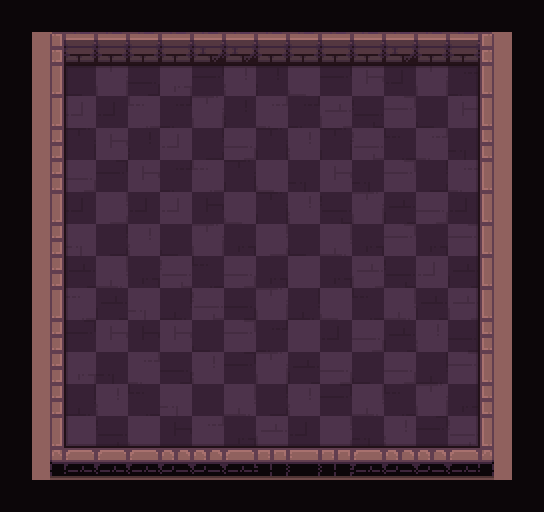

Tiled map render using the project's own tile images. Description and the map definition, with tile-layer contents summarised, below:
An orthogonal 17x16 tile map with 32x32 px tiles, 4 tile layers (path, types, ground, floor_shadow), 1 hidden layer not drawn and 57 objects (22x egg, 22x marker, 11x hero, frame, strategy).

<map version="1.2" tiledversion="2019.03.13" orientation="orthogonal" renderorder="right-down" width="17" height="16" tilewidth="32" tileheight="32" infinite="0" nextlayerid="323" nextobjectid="173">
 <tileset firstgid="1" name="tileset" tilewidth="32" tileheight="32" spacing="2" margin="1" tilecount="200" columns="10">
  <image source="tileset.png" trans="000000" width="340" height="680" />
  <terraintypes>
   <terrain name="floor" tile="79" />
   <terrain name="wall" tile="69" />
   <terrain name="hole" tile="78" />
   <terrain name="infected" tile="77" />
  </terraintypes>
 </tileset>
 <layer id="309" name="checkers" width="17" height="16" visible="0">
  <data>[272 cells, 136 non-empty, 1 distinct tile ids]</data>
 </layer>
 <objectgroup id="14" name="camera">
  <object id="12" name="frame" type="frame" x="50" y="32" width="443" height="429" />
  <object id="15" name="strategy" type="strategy" x="3" y="126">
   <point />
  </object>
 </objectgroup>
 <layer id="310" name="path" width="17" height="16">
  <data>[272 cells, 156 non-empty, 1 distinct tile ids]</data>
 </layer>
 <objectgroup id="2" name="objects">
  <object id="33" name="hero" type="hero" x="110" y="90">
   <properties>
    <property name="initialDirection" value="s" />
   </properties>
   <point />
  </object>
  <object id="34" name="hero" type="hero" x="143" y="87">
   <properties>
    <property name="initialDirection" value="s" />
   </properties>
   <point />
  </object>
  <object id="35" name="hero" type="hero" x="174" y="88">
   <properties>
    <property name="initialDirection" value="s" />
   </properties>
   <point />
  </object>
  <object id="36" name="hero" type="hero" x="207" y="88">
   <properties>
    <property name="initialDirection" value="s" />
   </properties>
   <point />
  </object>
  <object id="37" name="hero" type="hero" x="237" y="90">
   <properties>
    <property name="initialDirection" value="s" />
   </properties>
   <point />
  </object>
  <object id="38" name="hero" type="hero" x="271" y="86">
   <properties>
    <property name="initialDirection" value="s" />
   </properties>
   <point />
  </object>
  <object id="121" name="hero" type="hero" x="306" y="89">
   <properties>
    <property name="initialDirection" value="s" />
   </properties>
   <point />
  </object>
  <object id="122" name="hero" type="hero" x="339" y="89">
   <properties>
    <property name="initialDirection" value="s" />
   </properties>
   <point />
  </object>
  <object id="123" name="hero" type="hero" x="369" y="91">
   <properties>
    <property name="initialDirection" value="s" />
   </properties>
   <point />
  </object>
  <object id="124" name="hero" type="hero" x="403" y="87">
   <properties>
    <property name="initialDirection" value="s" />
   </properties>
   <point />
  </object>
  <object id="144" name="hero" type="hero" x="430" y="87">
   <properties>
    <property name="initialDirection" value="s" />
   </properties>
   <point />
  </object>
  <object id="145" name="egg" type="egg" x="112" y="117">
   <properties>
    <property name="value" value="3" />
   </properties>
   <point />
  </object>
  <object id="146" name="egg" type="egg" x="110" y="242">
   <properties>
    <property name="value" value="0" />
   </properties>
   <point />
  </object>
  <object id="147" name="egg" type="egg" x="111" y="273">
   <properties>
    <property name="value" value="1" />
   </properties>
   <point />
  </object>
  <object id="148" name="egg" type="egg" x="111" y="336">
   <properties>
    <property name="value" value="0" />
   </properties>
   <point />
  </object>
  <object id="125" name="egg" type="egg" x="142" y="154">
   <properties>
    <property name="value" value="1" />
   </properties>
   <point />
  </object>
  <object id="127" name="egg" type="egg" x="142" y="340">
   <properties>
    <property name="value" value="1" />
   </properties>
   <point />
  </object>
  <object id="128" name="egg" type="egg" x="143" y="215">
   <properties>
    <property name="value" value="2" />
   </properties>
   <point />
  </object>
  <object id="129" name="egg" type="egg" x="175" y="121">
   <properties>
    <property name="value" value="2" />
   </properties>
   <point />
  </object>
  <object id="130" name="egg" type="egg" x="176" y="245">
   <properties>
    <property name="value" value="4" />
   </properties>
   <point />
  </object>
  <object id="131" name="egg" type="egg" x="206" y="179">
   <properties>
    <property name="value" value="1" />
   </properties>
   <point />
  </object>
  <object id="132" name="egg" type="egg" x="206" y="277">
   <properties>
    <property name="value" value="2" />
   </properties>
   <point />
  </object>
  <object id="133" name="egg" type="egg" x="240" y="309">
   <properties>
    <property name="value" value="0" />
   </properties>
   <point />
  </object>
  <object id="134" name="egg" type="egg" x="240" y="278">
   <properties>
    <property name="value" value="0" />
   </properties>
   <point />
  </object>
  <object id="135" name="egg" type="egg" x="237" y="152">
   <properties>
    <property name="value" value="3" />
   </properties>
   <point />
  </object>
  <object id="136" name="egg" type="egg" x="272" y="183">
   <properties>
    <property name="value" value="3" />
   </properties>
   <point />
  </object>
  <object id="137" name="egg" type="egg" x="305" y="115">
   <properties>
    <property name="value" value="5" />
   </properties>
   <point />
  </object>
  <object id="138" name="egg" type="egg" x="339" y="243">
   <properties>
    <property name="value" value="1" />
   </properties>
   <point />
  </object>
  <object id="139" name="egg" type="egg" x="366" y="274">
   <properties>
    <property name="value" value="0" />
   </properties>
   <point />
  </object>
  <object id="140" name="egg" type="egg" x="369" y="177">
   <properties>
    <property name="value" value="2" />
   </properties>
   <point />
  </object>
  <object id="141" name="egg" type="egg" x="399" y="207">
   <properties>
    <property name="value" value="2" />
   </properties>
   <point />
  </object>
  <object id="142" name="egg" type="egg" x="434" y="120">
   <properties>
    <property name="value" value="4" />
   </properties>
   <point />
  </object>
  <object id="143" name="egg" type="egg" x="433" y="276">
   <properties>
    <property name="value" value="0" />
   </properties>
   <point />
  </object>
  <object id="149" name="marker" type="marker" x="111" y="338">
   <point />
  </object>
  <object id="150" name="marker" type="marker" x="110" y="302">
   <point />
  </object>
  <object id="151" name="marker" type="marker" x="109" y="238">
   <point />
  </object>
  <object id="152" name="marker" type="marker" x="111" y="204">
   <point />
  </object>
  <object id="153" name="marker" type="marker" x="144" y="174">
   <point />
  </object>
  <object id="154" name="marker" type="marker" x="145" y="272">
   <point />
  </object>
  <object id="155" name="marker" type="marker" x="145" y="372">
   <point />
  </object>
  <object id="156" name="marker" type="marker" x="177" y="178">
   <point />
  </object>
  <object id="157" name="marker" type="marker" x="179" y="368">
   <point />
  </object>
  <object id="160" name="marker" type="marker" x="210" y="209">
   <point />
  </object>
  <object id="161" name="marker" type="marker" x="209" y="338">
   <point />
  </object>
  <object id="162" name="marker" type="marker" x="242" y="239">
   <point />
  </object>
  </objectgroup>
 <layer id="320" name="types" width="17" height="16">
  <data>[272 cells, 272 non-empty, 3 distinct tile ids]</data>
 </layer>
 <layer id="321" name="ground" width="17" height="16">
  <data>[272 cells, 210 non-empty, 50 distinct tile ids]</data>
 </layer>
 <layer id="322" name="floor_shadow" width="17" height="16">
  <data>[272 cells, 46 non-empty, 8 distinct tile ids]</data>
 </layer>
</map>
<!-- 10 of 57 objects omitted -->
